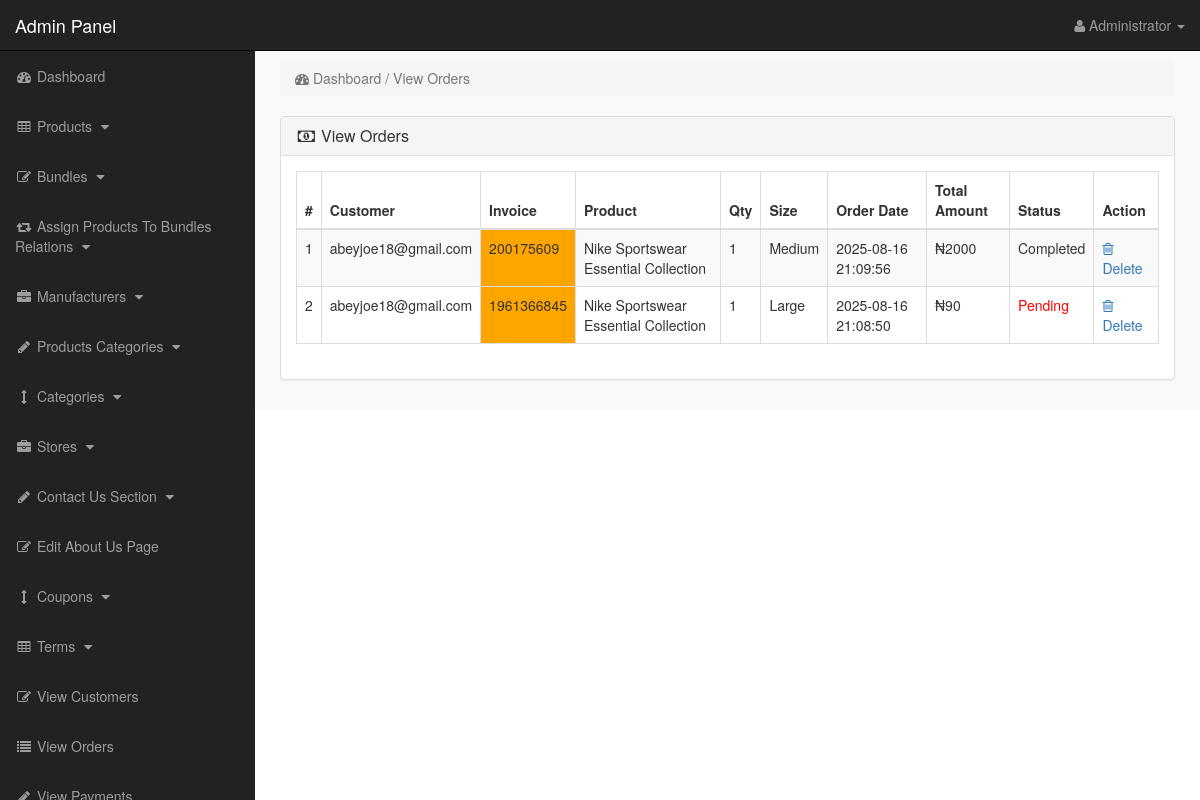
Screenshot of /admin_area/index.php?view_orders (signed in) with the database file from the repository.
### tables this page shows
CREATE TABLE `pending_orders` (
  `order_id` int(10) NOT NULL,
  `customer_id` int(10) NOT NULL,
  `invoice_no` int(10) NOT NULL,
  `product_id` text NOT NULL,
  `qty` int(10) NOT NULL,
  `size` text NOT NULL,
  `order_status` text NOT NULL
);

CREATE TABLE `customers` (
  `customer_id` int(10) NOT NULL,
  `customer_name` varchar(255) NOT NULL,
  `customer_email` varchar(255) NOT NULL,
  `customer_pass` varchar(255) NOT NULL,
  `customer_country` text NOT NULL,
  `customer_city` text NOT NULL,
  `customer_contact` varchar(255) NOT NULL,
  `customer_address` text NOT NULL,
  `customer_image` text NOT NULL,
  `customer_ip` varchar(255) NOT NULL,
  `customer_confirm_code` text NOT NULL
);

CREATE TABLE `products` (
  `product_id` int(10) NOT NULL,
  `p_cat_id` int(10) NOT NULL,
  `cat_id` int(10) NOT NULL,
  `manufacturer_id` int(10) NOT NULL,
  `date` timestamp NOT NULL DEFAULT current_timestamp() ON UPDATE current_timestamp(),
  `product_title` text NOT NULL,
  `product_url` text NOT NULL,
  `product_img1` text NOT NULL,
  `product_img2` text NOT NULL,
  `product_img3` text NOT NULL,
  `product_price` int(10) NOT NULL,
  `product_psp_price` int(100) NOT NULL,
  `product_desc` text NOT NULL,
  `product_features` text NOT NULL,
  `product_video` text NOT NULL,
  `product_keywords` text NOT NULL,
  `product_label` text NOT NULL,
  `status` varchar(255) NOT NULL
);

CREATE TABLE `customer_orders` (
  `order_id` int(10) NOT NULL,
  `customer_id` int(10) NOT NULL,
  `due_amount` int(100) NOT NULL,
  `invoice_no` int(100) NOT NULL,
  `qty` int(10) NOT NULL,
  `size` text NOT NULL,
  `order_date` timestamp NOT NULL DEFAULT current_timestamp() ON UPDATE current_timestamp(),
  `order_status` text NOT NULL
);

### admin_area/view_orders.php (the view)
<?php
if(!isset($_SESSION['admin_email'])){
echo "<script>window.open('login.php','_self')</script>";
}
else {
?>
<div class="row">
<div class="col-lg-12">
<ol class="breadcrumb">
<li class="active">
<i class="fa fa-dashboard"></i> Dashboard / View Orders
</li>
</ol>
</div>
</div>
<div class="row">
<div class="col-lg-12">
<div class="panel panel-default">
<div class="panel-heading">
<h3 class="panel-title">
<i class="fa fa-money fa-fw"></i> View Orders
</h3>
</div>
<div class="panel-body">
<div class="table-responsive">
<table class="table table-bordered table-hover table-striped">
<thead>
<tr>
<th>#</th>
<th>Customer</th>
<th>Invoice</th>
<th>Product</th>
<th>Qty</th>
<th>Size</th>
<th>Order Date</th>
<th>Total Amount</th>
<th>Status</th>
<th>Action</th>
</tr>
</thead>
<tbody>
<?php
$i = 0;
$get_orders = "select * from pending_orders";
$run_orders = mysqli_query($con,$get_orders);
while ($row_orders = mysqli_fetch_array($run_orders)) {
$order_id = $row_orders['order_id'];
$c_id = $row_orders['customer_id'];
$invoice_no = $row_orders['invoice_no'];
$product_id = $row_orders['product_id'];
$qty = $row_orders['qty'];
$size = $row_orders['size'];
$order_status = $row_orders['order_status'];
$get_products = "select * from products where product_id='$product_id'";
$run_products = mysqli_query($con,$get_products);
$row_products = mysqli_fetch_array($run_products);
$product_title = $row_products['product_title'];
$i++;
?>
<tr>
<td><?php echo $i; ?></td>
<td>
<?php
$get_customer = "select * from customers where customer_id='$c_id'";
$run_customer = mysqli_query($con,$get_customer);
$row_customer = mysqli_fetch_array($run_customer);
$customer_email = $row_customer['customer_email'];
echo $customer_email;
 ?>
 </td>
<td bgcolor="orange" ><?php echo $invoice_no; ?></td>
<td><?php echo $product_title; ?></td>
<td><?php echo $qty; ?></td>
<td><?php echo $size; ?></td>
<td>
<?php
$get_customer_order = "select * from customer_orders where order_id='$order_id'";
$run_customer_order = mysqli_query($con,$get_customer_order);
$row_customer_order = mysqli_fetch_array($run_customer_order);
$order_date = $row_customer_order['order_date'];
$due_amount = $row_customer_order['due_amount'];
echo $order_date;
?>
</td>
<td>₦<?php echo $due_amount; ?></td>
<td>
<?php
if($order_status=='pending'){
echo $order_status='<div style="color:red;">Pending</div>';
}
else{
echo $order_status='Completed';
}
?>
</td>
<td>
<a href="index.php?order_delete=<?php echo $order_id; ?>" >
<i class="fa fa-trash-o" ></i> Delete
</a>
</td>
</tr>
<?php } ?>
</tbody>
</table>
</div>
</div>
</div>
</div>
</div>
<?php } ?>

### admin_area/includes/sidebar.php (shortened to what this page needs)
<?php
if(!isset($_SESSION['admin_email'])){
echo "<script>window.open('login.php','_self')</script>";
}
else {
?>
<nav class="navbar navbar-inverse navbar-fixed-top" >
<div class="navbar-header" >
<a class="navbar-brand" href="index.php?dashboard" >Admin Panel</a>
</div>
<ul class="nav navbar-right top-nav" >
<li class="dropdown" >
<a href="#" class="dropdown-toggle" data-toggle="dropdown" >
<i class="fa fa-user" ></i>
<?php echo $admin_name; ?> <b class="caret" ></b>
</a>
</li>
</ul>
<div class="collapse navbar-collapse navbar-ex1-collapse">
<ul class="nav navbar-nav side-nav">
<li>
<a href="index.php?dashboard">
<i class="fa fa-fw fa-dashboard"></i> Dashboard
</a>
</li>
<li>
<a href="#" data-toggle="collapse" data-target="#products">
<i class="fa fa-fw fa-table"></i> Products
<i class="fa fa-fw fa-caret-down"></i>
</a>
</li>
<li>
<a href="#" data-toggle="collapse" data-target="#bundles">
<i class="fa fa-fw fa-edit"></i> Bundles
<i class="fa fa-fw fa-caret-down"></i>
</a>
</li>
<li>
<a href="#" data-toggle="collapse" data-target="#relations">
<i class="fa fa-fw fa-retweet"></i> Assign Products To Bundles Relations
<i class="fa fa-fw fa-caret-down"></i>
</a>
</li>
<li>
<a href="#" data-toggle="collapse" data-target="#manufacturers">
<i class="fa fa-fw fa-briefcase"></i> Manufacturers
<i class="fa fa-fw fa-caret-down"></i>
</a>
</li>
<li>
<a href="#" data-toggle="collapse" data-target="#p_cat">
<i class="fa fa-fw fa-pencil"></i> Products Categories
<i class="fa fa-fw fa-caret-down"></i>
</a>
</li>
<li>
<a href="#" data-toggle="collapse" data-target="#cat">
<i class="fa fa-fw fa-arrows-v"></i> Categories
<i class="fa fa-fw fa-caret-down"></i>
</a>
</li>
<li>
<a href="#" data-toggle="collapse" data-target="#store">
<i class="fa fa-fw fa-briefcase"></i> Stores
<i class="fa fa-fw fa-caret-down"></i>
</a>
</li>
<li>
<a href="#" data-toggle="collapse" data-target="#contact_us">
<i class="fa fa-fw fa-pencil"> </i> Contact Us Section
<i class="fa fa-fw fa-caret-down"></i>
</a>
</li>
<li>
<a href="index.php?edit_about_us">
<i class="fa fa-fw fa-edit"></i> Edit About Us Page
</a>
</li>
<li>
<a href="#" data-toggle="collapse" data-target="#coupons">
<i class="fa fa-fw fa-arrows-v"></i> Coupons
<i class="fa fa-fw fa-caret-down"></i>
</a>
</li>
<li>
<a href="#" data-toggle="collapse" data-target="#terms" >
<i class="fa fa-fw fa-table"></i> Terms
<i class="fa fa-fw fa-caret-down"></i>
</a>
</li>
<li>
<a href="index.php?view_customers">
<i class="fa fa-fw fa-edit"></i> View Customers
</a>
</li>
<li>
<a href="index.php?view_orders">
<i class="fa fa-fw fa-list"></i> View Orders
</a>
</li>
<li>
<a href="index.php?view_payments">
<i class="fa fa-fw fa-pencil"></i> View Payments
</a>
</li>
</ul>
</div>
</nav>
<?php } ?>

### admin_area/css/style.css (style rules this page uses)
body { margin-top:100px; }
@media (min-width: 768px) { body { margin-top:50px; } }
.top-nav { padding:0 15px; }
.top-nav>li { display:inline-block; float:left; }
.top-nav>li>a { padding-top:15px; padding-bottom:15px; line-height:20px; color:#999; }
@media (min-width: 768px) { .side-nav { position:fixed; top:51px; width:255px; border-radius:0; overflow-y:auto; background-color: #222; bottom:0; overflow-x:hidden; padding-bottom:40px; } }
@media (min-width: 768px) { .side-nav>li>a { width:255px; } }
.panel-body { border-radius:5px; }

### rows the page displays
pending_orders: customer.customer_email "abeyjoe18@gmail.com", invoice_no "200175609", product.product_title "Nike Sportswear Essential Collection", qty "1", size "Medium", customer_orders.order_date "2025-08-16 21:09:56", customer_orders.due_amount "2000"
pending_orders: customer.customer_email "abeyjoe18@gmail.com", invoice_no "1961366845", product.product_title "Nike Sportswear Essential Collection", qty "1", size "Large", customer_orders.order_date "2025-08-16 21:08:50", customer_orders.due_amount "90", order_status "Pending"

### other values shown
$admin_name "Administrator"
